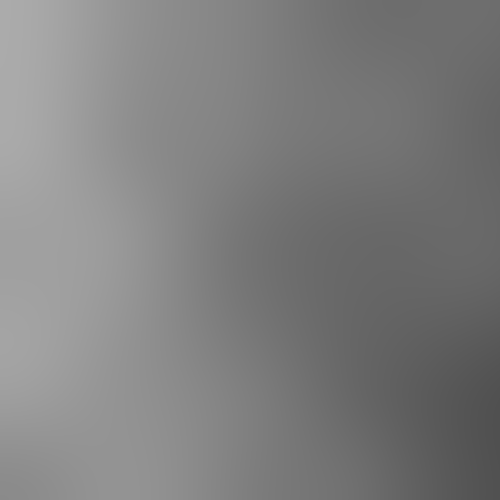
Frame 1 (no input)
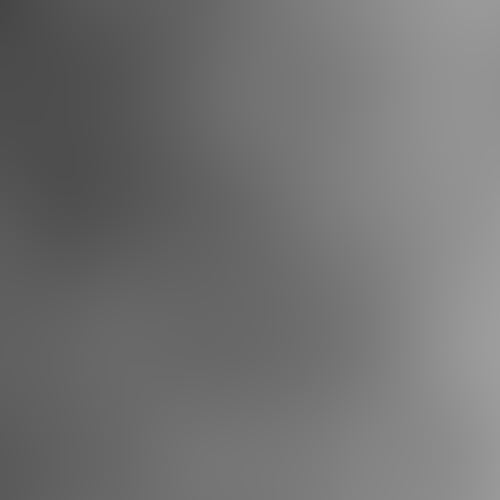
Frame 60 (no input)
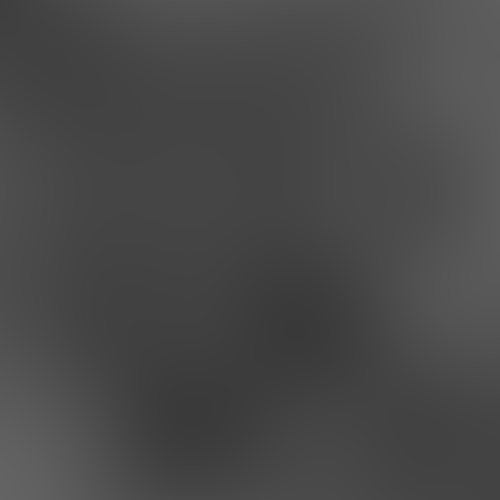
Frame 120 (the mouse pressed at the canvas centre since frame 60)

The p5.js sketch that drew these frames (run headless with seeded random() and noise() and a simulated clock; from frame 60 on, the mouse is pressed at the canvas centre):

// p5.js sketch
// ── sketch.js

function setup(){
  createCanvas(500, 500);
  pixelDensity(1);
}

// graph one dimensional Perlin noise

// let start = 0;
// let inc = 0.01;
// function draw(){
//   background(100);
//   stroke(255);
//   noFill();
//   let xOff = start;
//   beginShape();
//   for (let x = 0; x < 500; x++){
//     let y = noise(xOff) * width
//     vertex(x, y);
//     xOff += inc;
//   }
//   endShape();
//   start += inc;
// }

let start = 0;
let inc = .001;

// graph two dimensional Perlin noise

function draw(){
  let yOff = start;
  loadPixels();
  for (let y = 0; y < 500; y++){
    let xOff = start;
    for (let x = 0; x < 500; x++){
      let index = (x + y * 500) * 4;
      let perlin = noise(xOff, yOff) * 255
      pixels[index] = perlin;
      pixels[index+1] = perlin;
      pixels[index+2] = perlin;
      pixels[index+3] = 255;

      xOff += inc;
    }
    yOff += inc;
  }
  // move over the noise
  start -= 0.01;
  updatePixels();
  // noLoop();
}
